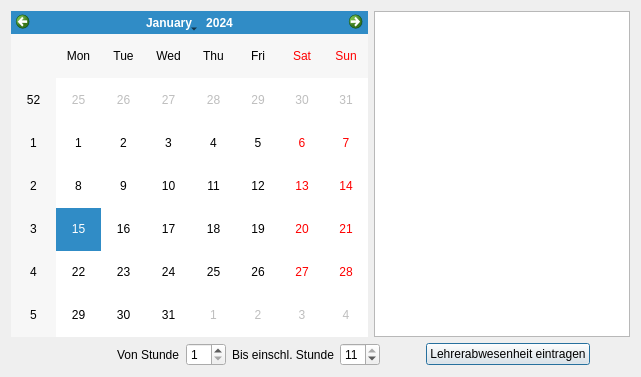
<?xml version="1.0" encoding="UTF-8"?>
<ui version="4.0">
 <class>Dialog</class>
 <widget class="QDialog" name="Dialog">
  <property name="geometry">
   <rect>
    <x>0</x>
    <y>0</y>
    <width>641</width>
    <height>377</height>
   </rect>
  </property>
  <property name="windowTitle">
   <string>Dialog</string>
  </property>
  <layout class="QVBoxLayout" name="verticalLayout">
   <item>
    <layout class="QHBoxLayout" name="horizontalLayout_2">
     <item>
      <widget class="QCalendarWidget" name="calendarWidget">
       <property name="sizePolicy">
        <sizepolicy hsizetype="Expanding" vsizetype="Preferred">
         <horstretch>0</horstretch>
         <verstretch>0</verstretch>
        </sizepolicy>
       </property>
      </widget>
     </item>
     <item>
      <widget class="QTableWidget" name="tw_alleLehrer">
       <property name="sizePolicy">
        <sizepolicy hsizetype="Minimum" vsizetype="Expanding">
         <horstretch>0</horstretch>
         <verstretch>0</verstretch>
        </sizepolicy>
       </property>
       <property name="editTriggers">
        <set>QAbstractItemView::NoEditTriggers</set>
       </property>
       <property name="selectionMode">
        <enum>QAbstractItemView::SingleSelection</enum>
       </property>
       <attribute name="horizontalHeaderVisible">
        <bool>false</bool>
       </attribute>
       <attribute name="horizontalHeaderStretchLastSection">
        <bool>true</bool>
       </attribute>
       <attribute name="verticalHeaderVisible">
        <bool>false</bool>
       </attribute>
      </widget>
     </item>
    </layout>
   </item>
   <item>
    <layout class="QHBoxLayout" name="horizontalLayout">
     <item>
      <spacer name="horizontalSpacer_4">
       <property name="orientation">
        <enum>Qt::Horizontal</enum>
       </property>
       <property name="sizeType">
        <enum>QSizePolicy::Minimum</enum>
       </property>
       <property name="sizeHint" stdset="0">
        <size>
         <width>40</width>
         <height>20</height>
        </size>
       </property>
      </spacer>
     </item>
     <item>
      <spacer name="horizontalSpacer">
       <property name="orientation">
        <enum>Qt::Horizontal</enum>
       </property>
       <property name="sizeHint" stdset="0">
        <size>
         <width>40</width>
         <height>20</height>
        </size>
       </property>
      </spacer>
     </item>
     <item>
      <widget class="QLabel" name="label">
       <property name="font">
        <font>
         <pointsize>9</pointsize>
        </font>
       </property>
       <property name="text">
        <string>Von Stunde</string>
       </property>
      </widget>
     </item>
     <item>
      <widget class="QSpinBox" name="sb_abStunde">
       <property name="font">
        <font>
         <pointsize>9</pointsize>
        </font>
       </property>
       <property name="minimum">
        <number>1</number>
       </property>
       <property name="maximum">
        <number>11</number>
       </property>
       <property name="value">
        <number>1</number>
       </property>
      </widget>
     </item>
     <item>
      <widget class="QLabel" name="label_2">
       <property name="font">
        <font>
         <pointsize>9</pointsize>
        </font>
       </property>
       <property name="text">
        <string>Bis einschl. Stunde</string>
       </property>
      </widget>
     </item>
     <item>
      <widget class="QSpinBox" name="sb_bisStunde">
       <property name="minimum">
        <number>1</number>
       </property>
       <property name="maximum">
        <number>11</number>
       </property>
       <property name="value">
        <number>11</number>
       </property>
      </widget>
     </item>
     <item>
      <spacer name="horizontalSpacer_3">
       <property name="orientation">
        <enum>Qt::Horizontal</enum>
       </property>
       <property name="sizeType">
        <enum>QSizePolicy::Minimum</enum>
       </property>
       <property name="sizeHint" stdset="0">
        <size>
         <width>40</width>
         <height>20</height>
        </size>
       </property>
      </spacer>
     </item>
     <item>
      <widget class="QPushButton" name="btn_eintragen">
       <property name="font">
        <font>
         <pointsize>9</pointsize>
        </font>
       </property>
       <property name="text">
        <string>Lehrerabwesenheit eintragen</string>
       </property>
      </widget>
     </item>
     <item>
      <spacer name="horizontalSpacer_2">
       <property name="orientation">
        <enum>Qt::Horizontal</enum>
       </property>
       <property name="sizeType">
        <enum>QSizePolicy::Minimum</enum>
       </property>
       <property name="sizeHint" stdset="0">
        <size>
         <width>40</width>
         <height>20</height>
        </size>
       </property>
      </spacer>
     </item>
    </layout>
   </item>
  </layout>
 </widget>
 <resources/>
 <connections/>
</ui>
